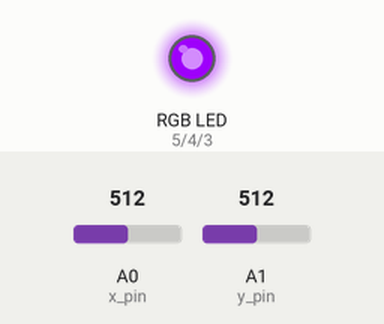
The sketch below on a simulated Arduino Uno, built with avr-gcc and run on an emulated ATmega328P. Shown: an RGB LED mixed from three pins (HIGH = lit). The test bench sets the inputs (shaded band); at power-on: A1 (y_pin) = 512, A0 (x_pin) = 512.

Above: at 1.3 s.
1.4 s: A1 (y_pin) set to 716
At 2.3 s:
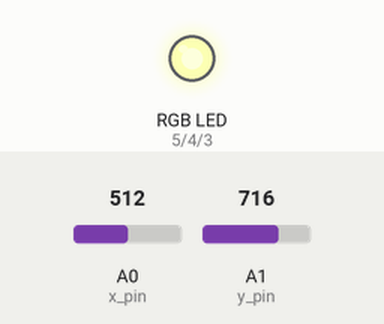
3.0 s: A0 (x_pin) set to 716
At 3.5 s:
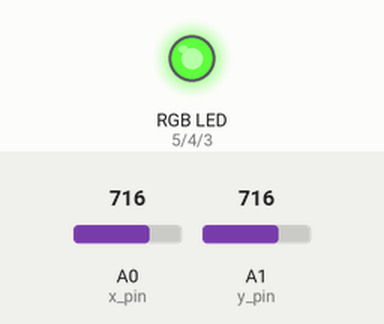
4.5 s: A1 (y_pin) set to 900
At 4.8 s:
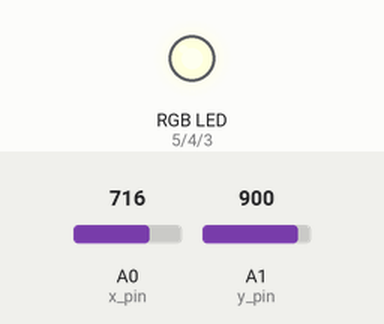
6.0 s: A0 (x_pin) set to 306
At 7.2 s:
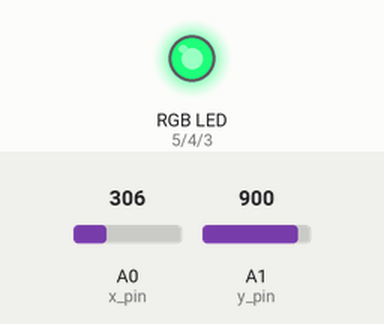
7.5 s: A0 (x_pin) set to 0
At 8.4 s:
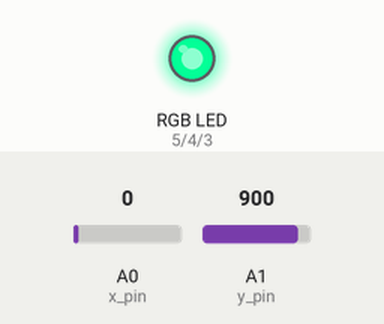
9.0 s: A1 (y_pin) set to 885
At 9.7 s:
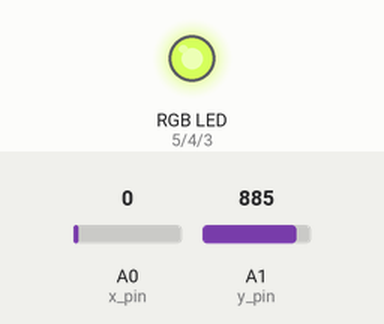
Timing chart, 0 to 11.5 s (numbered marks = the images above; inputs shaded):
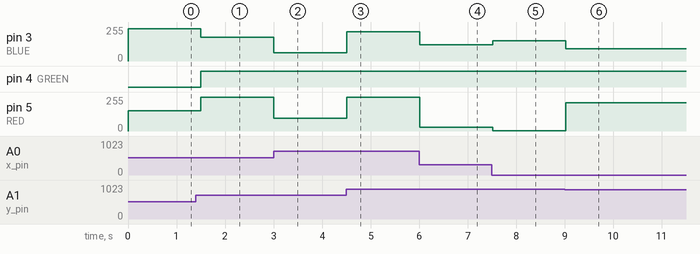

Measured:
- the behaviour switches between 898 and 897 on A1 (y_pin) (found by bisection; images 5 and 6)
- after the input at 1.4 s, pin 3 (BLUE): 243/255 → 179/255 after 0.10 s; pin 4 (GREEN): LOW → HIGH after 0.10 s; pin 5 (RED): 153/255 → 252/255 after 0.10 s
- after the input at 3.0 s, pin 3 (BLUE): 179/255 → 61/255 at once; pin 5 (RED): 252/255 → 94/255 at once
- after the input at 4.5 s, pin 3 (BLUE): 61/255 → 221/255 at once; pin 5 (RED): 94/255 → 254/255 at once
- after the input at 6.0 s, pin 3 (BLUE): 221/255 → 122/255 at once; pin 5 (RED): 254/255 → 30/255 at once
- after the input at 7.5 s, pin 3 (BLUE): 122/255 → 151/255 at once; pin 5 (RED): 30/255 → 3/255 at once
- after the input at 9.0 s, pin 3 (BLUE): 151/255 → 91/255 at once; pin 5 (RED): 3/255 → 213/255 at once

The sketch:

analogStick.ino
```cpp
#include <math.h>
#include "colourweel.h"
int r = 0;
int g = 0;
int b = 0;
void setup() {
  pinMode(sw_pin, INPUT);
  digitalWrite(sw_pin, HIGH);
  pinMode(RED, OUTPUT);
  pinMode(GREEN, OUTPUT);
  pinMode(BLUE, OUTPUT);
//  Serial.begin(9600);

}


void loop() {

  x = analogRead(x_pin);
  y = analogRead(y_pin);

  xdif = x - xprev;
  ydif = y - yprev;


  x = map(x, 0, 1023, -512, 512);
  y = map(y, 0, 1023, -512, 512);
  angle = atan2(y, x);
  angle = angle * CONVERSION;
  angle = map(angle, -180, 180, 0, 360);

  r = abs(256 * cos(angle));
  g = abs(256 * cos(angle + 120));
  b = abs(256 * cos(angle - 120));

  analogWrite(RED, r);
  analogWrite(GREEN, g);
  analogWrite(BLUE, b);
//  Serial.println(rgb[0]);
//  Serial.println(rgb[1]);
//  Serial.println(rgb[2]);


//  Serial.print("Radians: "); Serial.println(angle);
//  Serial.print("Angle: "); Serial.println(angle);
//  Serial.print("X: "); Serial.println(x);
//  Serial.print("Y: "); Serial.println(y);
//  Serial.println("==============================");


  xprev = x;
  yprev = y;


  delay(500);
}
```

colourweel.h
```cpp
#ifndef COLOURWEEL_H_
#define COLOURWEEL_H_

#define CONVERSION 180/PI
#define sw_pin 2
#define x_pin 0
#define y_pin 1
#define RED 5
#define GREEN 4
#define BLUE 3
extern double x;
extern double y;
extern int xprev;
extern int yprev;
extern int xdif;
extern int ydif;
extern double angle;
#endif
```

source.cpp
```cpp
#include "colourweel.h"
double x = 0;
double y = 0;
int xprev = 0;
int yprev = 0;
int xdif = 0;
int ydif = 0;
double angle = 0;
```
